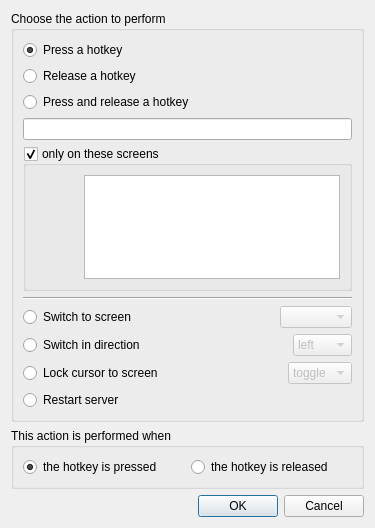
<?xml version="1.0" encoding="UTF-8"?>
<ui version="4.0">
 <class>ActionDialog</class>
 <widget class="QDialog" name="ActionDialog">
  <property name="geometry">
   <rect>
    <x>0</x>
    <y>0</y>
    <width>375</width>
    <height>528</height>
   </rect>
  </property>
  <property name="windowTitle">
   <string>Configure Action</string>
  </property>
  <layout class="QVBoxLayout">
   <item>
    <widget class="QGroupBox" name="m_pGroupType">
     <property name="font">
      <font>
       <kerning>true</kerning>
      </font>
     </property>
     <property name="title">
      <string>Choose the action to perform</string>
     </property>
     <layout class="QVBoxLayout">
      <item>
       <widget class="QRadioButton" name="m_pRadioPress">
        <property name="text">
         <string>Press a hotkey</string>
        </property>
        <property name="checked">
         <bool>true</bool>
        </property>
       </widget>
      </item>
      <item>
       <widget class="QRadioButton" name="m_pRadioRelease">
        <property name="text">
         <string>Release a hotkey</string>
        </property>
       </widget>
      </item>
      <item>
       <widget class="QRadioButton" name="m_pRadioPressAndRelease">
        <property name="text">
         <string>Press and release a hotkey</string>
        </property>
       </widget>
      </item>
      <item>
       <widget class="KeySequenceWidget" name="keySequenceWidget">
        <property name="sizePolicy">
         <sizepolicy hsizetype="Expanding" vsizetype="Fixed">
          <horstretch>1</horstretch>
          <verstretch>0</verstretch>
         </sizepolicy>
        </property>
        <property name="minimumSize">
         <size>
          <width>256</width>
          <height>0</height>
         </size>
        </property>
        <property name="text">
         <string/>
        </property>
       </widget>
      </item>
      <item>
       <widget class="QGroupBox" name="m_pGroupBoxScreens">
        <property name="title">
         <string>only on these screens</string>
        </property>
        <property name="flat">
         <bool>true</bool>
        </property>
        <property name="checkable">
         <bool>true</bool>
        </property>
        <layout class="QHBoxLayout">
         <item>
          <spacer>
           <property name="orientation">
            <enum>Qt::Horizontal</enum>
           </property>
           <property name="sizeHint" stdset="0">
            <size>
             <width>40</width>
             <height>20</height>
            </size>
           </property>
          </spacer>
         </item>
         <item>
          <widget class="QListWidget" name="m_pListScreens">
           <property name="minimumSize">
            <size>
             <width>128</width>
             <height>64</height>
            </size>
           </property>
           <property name="selectionMode">
            <enum>QAbstractItemView::ExtendedSelection</enum>
           </property>
          </widget>
         </item>
        </layout>
       </widget>
      </item>
      <item>
       <widget class="Line" name="line">
        <property name="orientation">
         <enum>Qt::Horizontal</enum>
        </property>
       </widget>
      </item>
      <item>
       <layout class="QHBoxLayout">
        <item>
         <widget class="QRadioButton" name="m_pRadioSwitchToScreen">
          <property name="text">
           <string>Switch to screen</string>
          </property>
         </widget>
        </item>
        <item>
         <spacer>
          <property name="orientation">
           <enum>Qt::Horizontal</enum>
          </property>
          <property name="sizeHint" stdset="0">
           <size>
            <width>40</width>
            <height>20</height>
           </size>
          </property>
         </spacer>
        </item>
        <item>
         <widget class="QComboBox" name="m_pComboSwitchToScreen">
          <property name="enabled">
           <bool>false</bool>
          </property>
         </widget>
        </item>
       </layout>
      </item>
      <item>
       <layout class="QHBoxLayout">
        <item>
         <widget class="QRadioButton" name="m_pRadioSwitchInDirection">
          <property name="text">
           <string>Switch in direction</string>
          </property>
         </widget>
        </item>
        <item>
         <spacer>
          <property name="orientation">
           <enum>Qt::Horizontal</enum>
          </property>
          <property name="sizeHint" stdset="0">
           <size>
            <width>40</width>
            <height>20</height>
           </size>
          </property>
         </spacer>
        </item>
        <item>
         <widget class="QComboBox" name="m_pComboSwitchInDirection">
          <property name="enabled">
           <bool>false</bool>
          </property>
          <item>
           <property name="text">
            <string>left</string>
           </property>
          </item>
          <item>
           <property name="text">
            <string>right</string>
           </property>
          </item>
          <item>
           <property name="text">
            <string>up</string>
           </property>
          </item>
          <item>
           <property name="text">
            <string>down</string>
           </property>
          </item>
         </widget>
        </item>
       </layout>
      </item>
      <item>
       <layout class="QHBoxLayout">
        <item>
         <widget class="QRadioButton" name="m_pRadioLockCursorToScreen">
          <property name="text">
           <string>Lock cursor to screen</string>
          </property>
         </widget>
        </item>
        <item>
         <spacer>
          <property name="orientation">
           <enum>Qt::Horizontal</enum>
          </property>
          <property name="sizeHint" stdset="0">
           <size>
            <width>40</width>
            <height>20</height>
           </size>
          </property>
         </spacer>
        </item>
        <item>
         <widget class="QComboBox" name="m_pComboLockCursorToScreen">
          <property name="enabled">
           <bool>false</bool>
          </property>
          <item>
           <property name="text">
            <string>toggle</string>
           </property>
          </item>
          <item>
           <property name="text">
            <string>on</string>
           </property>
          </item>
          <item>
           <property name="text">
            <string>off</string>
           </property>
          </item>
         </widget>
        </item>
       </layout>
      </item>
      <item>
       <layout class="QHBoxLayout">
        <item>
         <widget class="QRadioButton" name="m_pRadioRestartAllConnections">
          <property name="text">
           <string>Restart server</string>
          </property>
         </widget>
        </item>
       </layout>
      </item>
     </layout>
    </widget>
   </item>
   <item>
    <widget class="QGroupBox" name="groupBox_2">
     <property name="font">
      <font>
       <kerning>false</kerning>
      </font>
     </property>
     <property name="title">
      <string>This action is performed when</string>
     </property>
     <layout class="QHBoxLayout">
      <item>
       <widget class="QRadioButton" name="m_pRadioHotkeyPressed">
        <property name="text">
         <string>the hotkey is pressed</string>
        </property>
        <property name="checked">
         <bool>true</bool>
        </property>
       </widget>
      </item>
      <item>
       <widget class="QRadioButton" name="m_pRadioHotkeyReleased">
        <property name="text">
         <string>the hotkey is released</string>
        </property>
       </widget>
      </item>
     </layout>
    </widget>
   </item>
   <item>
    <widget class="QDialogButtonBox" name="buttonBox">
     <property name="orientation">
      <enum>Qt::Horizontal</enum>
     </property>
     <property name="standardButtons">
      <set>QDialogButtonBox::Cancel|QDialogButtonBox::Ok</set>
     </property>
    </widget>
   </item>
  </layout>
 </widget>
 <customwidgets>
  <customwidget>
   <class>KeySequenceWidget</class>
   <extends>QLineEdit</extends>
   <header>widgets/KeySequenceWidget.h</header>
  </customwidget>
 </customwidgets>
 <resources/>
 <connections>
  <connection>
   <sender>m_pGroupType</sender>
   <signal>toggled(bool)</signal>
   <receiver>keySequenceWidget</receiver>
   <slot>setDisabled(bool)</slot>
   <hints>
    <hint type="sourcelabel">
     <x>104</x>
     <y>194</y>
    </hint>
    <hint type="destinationlabel">
     <x>110</x>
     <y>132</y>
    </hint>
   </hints>
  </connection>
  <connection>
   <sender>m_pRadioSwitchInDirection</sender>
   <signal>toggled(bool)</signal>
   <receiver>keySequenceWidget</receiver>
   <slot>setDisabled(bool)</slot>
   <hints>
    <hint type="sourcelabel">
     <x>118</x>
     <y>322</y>
    </hint>
    <hint type="destinationlabel">
     <x>81</x>
     <y>129</y>
    </hint>
   </hints>
  </connection>
  <connection>
   <sender>m_pRadioLockCursorToScreen</sender>
   <signal>toggled(bool)</signal>
   <receiver>keySequenceWidget</receiver>
   <slot>setDisabled(bool)</slot>
   <hints>
    <hint type="sourcelabel">
     <x>101</x>
     <y>353</y>
    </hint>
    <hint type="destinationlabel">
     <x>68</x>
     <y>126</y>
    </hint>
   </hints>
  </connection>
  <connection>
   <sender>m_pRadioRestartAllConnections</sender>
   <signal>toggled(bool)</signal>
   <receiver>keySequenceWidget</receiver>
   <slot>setDisabled(bool)</slot>
   <hints>
    <hint type="sourcelabel">
     <x>101</x>
     <y>353</y>
    </hint>
    <hint type="destinationlabel">
     <x>68</x>
     <y>126</y>
    </hint>
   </hints>
  </connection>
  <connection>
   <sender>m_pRadioPress</sender>
   <signal>toggled(bool)</signal>
   <receiver>keySequenceWidget</receiver>
   <slot>setEnabled(bool)</slot>
   <hints>
    <hint type="sourcelabel">
     <x>48</x>
     <y>48</y>
    </hint>
    <hint type="destinationlabel">
     <x>45</x>
     <y>129</y>
    </hint>
   </hints>
  </connection>
  <connection>
   <sender>m_pRadioRelease</sender>
   <signal>toggled(bool)</signal>
   <receiver>keySequenceWidget</receiver>
   <slot>setEnabled(bool)</slot>
   <hints>
    <hint type="sourcelabel">
     <x>135</x>
     <y>70</y>
    </hint>
    <hint type="destinationlabel">
     <x>148</x>
     <y>125</y>
    </hint>
   </hints>
  </connection>
  <connection>
   <sender>m_pRadioPressAndRelease</sender>
   <signal>toggled(bool)</signal>
   <receiver>keySequenceWidget</receiver>
   <slot>setEnabled(bool)</slot>
   <hints>
    <hint type="sourcelabel">
     <x>194</x>
     <y>100</y>
    </hint>
    <hint type="destinationlabel">
     <x>201</x>
     <y>125</y>
    </hint>
   </hints>
  </connection>
  <connection>
   <sender>m_pRadioSwitchToScreen</sender>
   <signal>toggled(bool)</signal>
   <receiver>m_pComboSwitchToScreen</receiver>
   <slot>setEnabled(bool)</slot>
   <hints>
    <hint type="sourcelabel">
     <x>148</x>
     <y>291</y>
    </hint>
    <hint type="destinationlabel">
     <x>350</x>
     <y>290</y>
    </hint>
   </hints>
  </connection>
  <connection>
   <sender>m_pRadioSwitchInDirection</sender>
   <signal>toggled(bool)</signal>
   <receiver>m_pComboSwitchInDirection</receiver>
   <slot>setEnabled(bool)</slot>
   <hints>
    <hint type="sourcelabel">
     <x>158</x>
     <y>322</y>
    </hint>
    <hint type="destinationlabel">
     <x>350</x>
     <y>321</y>
    </hint>
   </hints>
  </connection>
  <connection>
   <sender>m_pRadioLockCursorToScreen</sender>
   <signal>toggled(bool)</signal>
   <receiver>m_pComboLockCursorToScreen</receiver>
   <slot>setEnabled(bool)</slot>
   <hints>
    <hint type="sourcelabel">
     <x>180</x>
     <y>353</y>
    </hint>
    <hint type="destinationlabel">
     <x>350</x>
     <y>352</y>
    </hint>
   </hints>
  </connection>
  <connection>
   <sender>m_pRadioPress</sender>
   <signal>toggled(bool)</signal>
   <receiver>m_pGroupBoxScreens</receiver>
   <slot>setEnabled(bool)</slot>
   <hints>
    <hint type="sourcelabel">
     <x>25</x>
     <y>47</y>
    </hint>
    <hint type="destinationlabel">
     <x>33</x>
     <y>155</y>
    </hint>
   </hints>
  </connection>
  <connection>
   <sender>m_pRadioSwitchToScreen</sender>
   <signal>toggled(bool)</signal>
   <receiver>m_pGroupBoxScreens</receiver>
   <slot>setDisabled(bool)</slot>
   <hints>
    <hint type="sourcelabel">
     <x>48</x>
     <y>278</y>
    </hint>
    <hint type="destinationlabel">
     <x>98</x>
     <y>153</y>
    </hint>
   </hints>
  </connection>
  <connection>
   <sender>m_pRadioRelease</sender>
   <signal>toggled(bool)</signal>
   <receiver>m_pGroupBoxScreens</receiver>
   <slot>setEnabled(bool)</slot>
   <hints>
    <hint type="sourcelabel">
     <x>264</x>
     <y>67</y>
    </hint>
    <hint type="destinationlabel">
     <x>241</x>
     <y>158</y>
    </hint>
   </hints>
  </connection>
  <connection>
   <sender>m_pRadioPressAndRelease</sender>
   <signal>toggled(bool)</signal>
   <receiver>m_pGroupBoxScreens</receiver>
   <slot>setEnabled(bool)</slot>
   <hints>
    <hint type="sourcelabel">
     <x>286</x>
     <y>98</y>
    </hint>
    <hint type="destinationlabel">
     <x>290</x>
     <y>156</y>
    </hint>
   </hints>
  </connection>
  <connection>
   <sender>m_pRadioSwitchInDirection</sender>
   <signal>toggled(bool)</signal>
   <receiver>m_pGroupBoxScreens</receiver>
   <slot>setDisabled(bool)</slot>
   <hints>
    <hint type="sourcelabel">
     <x>38</x>
     <y>313</y>
    </hint>
    <hint type="destinationlabel">
     <x>64</x>
     <y>195</y>
    </hint>
   </hints>
  </connection>
  <connection>
   <sender>m_pRadioLockCursorToScreen</sender>
   <signal>toggled(bool)</signal>
   <receiver>m_pGroupBoxScreens</receiver>
   <slot>setDisabled(bool)</slot>
   <hints>
    <hint type="sourcelabel">
     <x>48</x>
     <y>339</y>
    </hint>
    <hint type="destinationlabel">
     <x>79</x>
     <y>234</y>
    </hint>
   </hints>
  </connection>
  <connection>
   <sender>m_pRadioRestartAllConnections</sender>
   <signal>toggled(bool)</signal>
   <receiver>m_pGroupBoxScreens</receiver>
   <slot>setDisabled(bool)</slot>
   <hints>
    <hint type="sourcelabel">
     <x>48</x>
     <y>339</y>
    </hint>
    <hint type="destinationlabel">
     <x>79</x>
     <y>234</y>
    </hint>
   </hints>
  </connection>
  <connection>
   <sender>m_pRadioSwitchToScreen</sender>
   <signal>toggled(bool)</signal>
   <receiver>keySequenceWidget</receiver>
   <slot>setDisabled(bool)</slot>
   <hints>
    <hint type="sourcelabel">
     <x>84</x>
     <y>280</y>
    </hint>
    <hint type="destinationlabel">
     <x>185</x>
     <y>123</y>
    </hint>
   </hints>
  </connection>
 </connections>
</ui>
